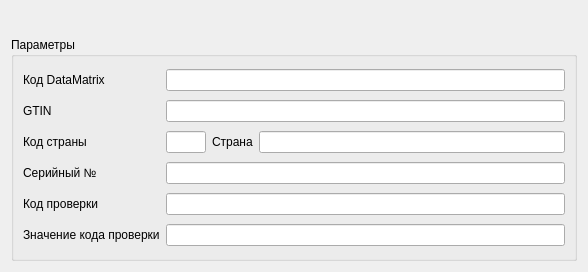
<?xml version="1.0" encoding="UTF-8"?>
<ui version="4.0">
 <class>DMInfoForm</class>
 <widget class="QWidget" name="DMInfoForm">
  <property name="geometry">
   <rect>
    <x>0</x>
    <y>0</y>
    <width>588</width>
    <height>272</height>
   </rect>
  </property>
  <property name="minimumSize">
   <size>
    <width>500</width>
    <height>0</height>
   </size>
  </property>
  <property name="windowTitle">
   <string>Form</string>
  </property>
  <layout class="QGridLayout" name="gridLayout">
   <item row="0" column="0">
    <layout class="QVBoxLayout" name="verticalLayout">
     <item>
      <layout class="QHBoxLayout" name="horizontalLayout">
       <item>
        <spacer name="horizontalSpacer">
         <property name="orientation">
          <enum>Qt::Orientation::Horizontal</enum>
         </property>
         <property name="sizeHint" stdset="0">
          <size>
           <width>40</width>
           <height>20</height>
          </size>
         </property>
        </spacer>
       </item>
       <item>
        <widget class="QLabel" name="lbl_img">
         <property name="sizePolicy">
          <sizepolicy hsizetype="Preferred" vsizetype="Maximum">
           <horstretch>0</horstretch>
           <verstretch>0</verstretch>
          </sizepolicy>
         </property>
         <property name="autoFillBackground">
          <bool>false</bool>
         </property>
         <property name="text">
          <string/>
         </property>
         <property name="alignment">
          <set>Qt::AlignmentFlag::AlignJustify|Qt::AlignmentFlag::AlignVCenter</set>
         </property>
        </widget>
       </item>
       <item>
        <spacer name="horizontalSpacer_2">
         <property name="orientation">
          <enum>Qt::Orientation::Horizontal</enum>
         </property>
         <property name="sizeHint" stdset="0">
          <size>
           <width>40</width>
           <height>20</height>
          </size>
         </property>
        </spacer>
       </item>
      </layout>
     </item>
     <item>
      <widget class="QGroupBox" name="gb_params">
       <property name="title">
        <string>Параметры</string>
       </property>
       <layout class="QGridLayout" name="gridLayout_2">
        <item row="4" column="1" colspan="3">
         <widget class="QLineEdit" name="le_verify_code">
          <property name="readOnly">
           <bool>true</bool>
          </property>
         </widget>
        </item>
        <item row="1" column="0">
         <widget class="QLabel" name="label">
          <property name="text">
           <string>GTIN</string>
          </property>
         </widget>
        </item>
        <item row="2" column="3">
         <widget class="QLineEdit" name="le_country">
          <property name="sizePolicy">
           <sizepolicy hsizetype="Expanding" vsizetype="Fixed">
            <horstretch>0</horstretch>
            <verstretch>0</verstretch>
           </sizepolicy>
          </property>
          <property name="readOnly">
           <bool>true</bool>
          </property>
         </widget>
        </item>
        <item row="2" column="0">
         <widget class="QLabel" name="label_2">
          <property name="text">
           <string>Код страны</string>
          </property>
         </widget>
        </item>
        <item row="1" column="1" colspan="3">
         <widget class="QLineEdit" name="le_gtin">
          <property name="readOnly">
           <bool>true</bool>
          </property>
         </widget>
        </item>
        <item row="4" column="0">
         <widget class="QLabel" name="label_4">
          <property name="text">
           <string>Код проверки</string>
          </property>
         </widget>
        </item>
        <item row="0" column="1" colspan="3">
         <widget class="QLineEdit" name="le_dm_code">
          <property name="cursor">
           <cursorShape>IBeamCursor</cursorShape>
          </property>
          <property name="readOnly">
           <bool>true</bool>
          </property>
         </widget>
        </item>
        <item row="2" column="2">
         <widget class="QLabel" name="label_3">
          <property name="text">
           <string>Страна</string>
          </property>
         </widget>
        </item>
        <item row="5" column="0">
         <widget class="QLabel" name="label_5">
          <property name="text">
           <string>Значение кода проверки</string>
          </property>
         </widget>
        </item>
        <item row="5" column="1" colspan="3">
         <widget class="QLineEdit" name="le_verify_code_value">
          <property name="readOnly">
           <bool>true</bool>
          </property>
         </widget>
        </item>
        <item row="0" column="0">
         <widget class="QLabel" name="lbl_dm_codes">
          <property name="text">
           <string>Код DataMatrix</string>
          </property>
         </widget>
        </item>
        <item row="2" column="1">
         <widget class="QLineEdit" name="le_country_code">
          <property name="sizePolicy">
           <sizepolicy hsizetype="Fixed" vsizetype="Fixed">
            <horstretch>0</horstretch>
            <verstretch>0</verstretch>
           </sizepolicy>
          </property>
          <property name="maximumSize">
           <size>
            <width>40</width>
            <height>16777215</height>
           </size>
          </property>
          <property name="readOnly">
           <bool>true</bool>
          </property>
         </widget>
        </item>
        <item row="3" column="0">
         <widget class="QLabel" name="label_6">
          <property name="text">
           <string>Серийный №</string>
          </property>
         </widget>
        </item>
        <item row="3" column="1" colspan="3">
         <widget class="QLineEdit" name="le_serial"/>
        </item>
       </layout>
      </widget>
     </item>
    </layout>
   </item>
  </layout>
 </widget>
 <resources/>
 <connections/>
</ui>
